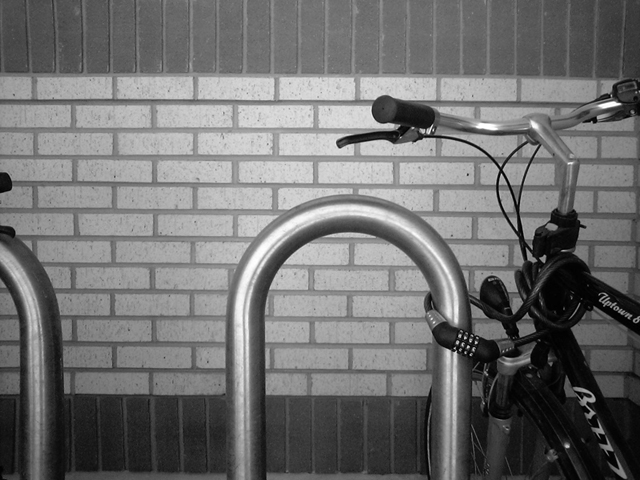
#> input picture images/edge_detection.jpg, 640 x 480 px, found by its file name
$ python robert_cross_gradient.py
#> lines starting #> are read from the running program, lines starting #| are printed output that depends on the picture
#> further down, img is the input picture: shape (480, 640); min 0, max 255, mean 112.2
import numpy as np
import matplotlib.pyplot as plt
import cv2 as cv

def convolve(gray, kernel):
    ksize = kernel.shape[0]
    padding = (ksize - 1) // 2
    padded = np.pad(gray, padding, mode='edge')
    out = np.zeros(gray.shape, dtype=np.float64)
    m,n = gray.shape
#> m = 480; n = 640
    for row in range(m):
        for col in range(n):
            sub = padded[row:row+ksize, col:col+ksize]
            out[row, col] = np.sum(sub * kernel)
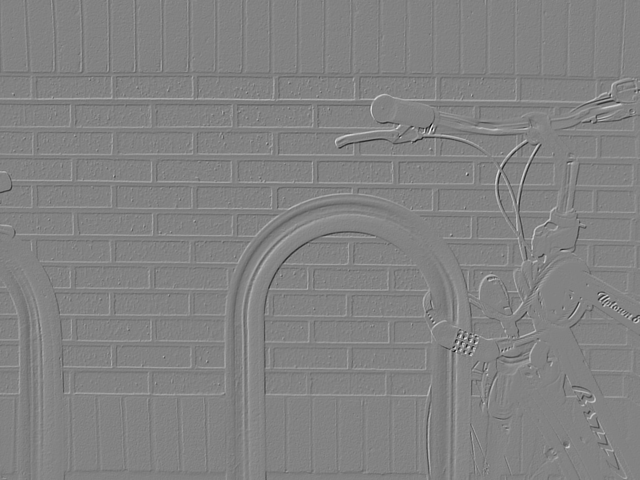
#> out: shape (480, 640) float64; min -225, max 214, mean 0.1; drawn with min black and max white
    return out

def robert_cross_filter(gray):
    g_x = np.array([
        [0, 0, 0],
        [0, 1, 0],
        [0, 0, -1],
    ])

    g_y = np.array([
        [0, 0, 0],
        [0, 0, 1],
        [0, -1, 0],
    ])

    g_x_convolved = convolve(gray, g_x)
    g_y_convolved = convolve(gray, g_y)
#> after the loop in convolve (call 2), `for row in range(m):`:
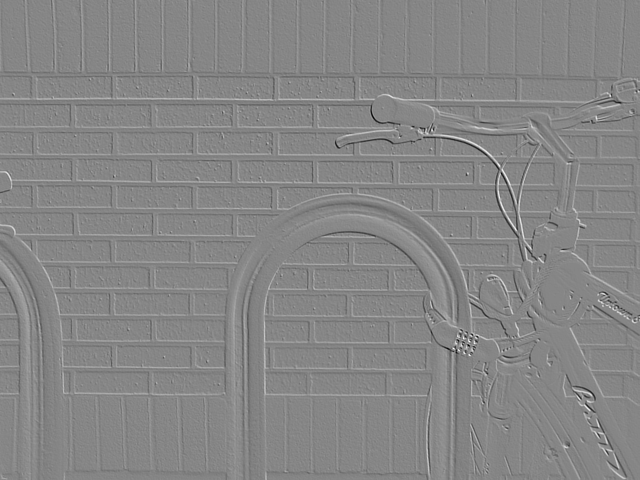
#> out: shape (480, 640) float64; min -202, max 182, mean 0; drawn with min black and max white

    g = g_x_convolved + g_y_convolved

    out = gray + g
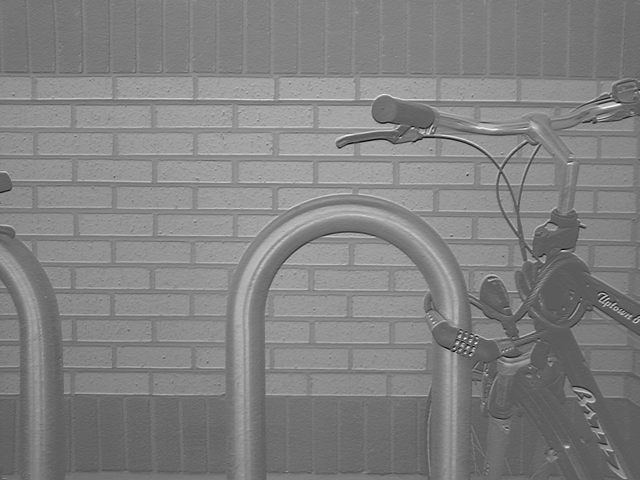
#> out: shape (480, 640) float64; min -259, max 470, mean 112.3; drawn with min black and max white
    return np.clip(out, 0, 255).astype(np.uint8)
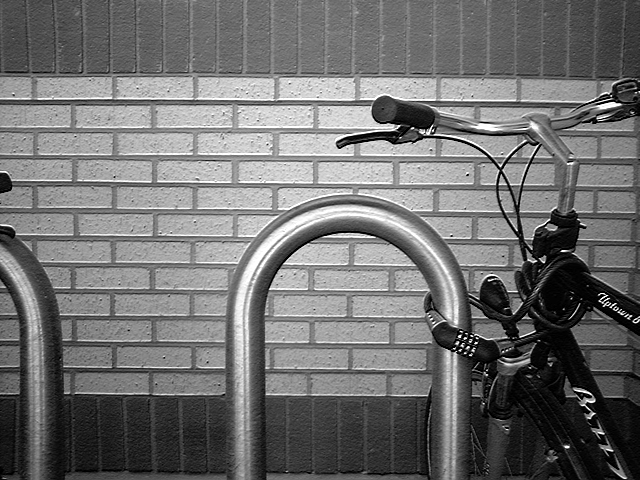
#> returned value: shape (480, 640); min 0, max 255, mean 112.6

def robert_cross_edge(gray):
    g_x = np.array([
        [0, 0, 0],
        [0, 1, 0],
        [0, 0, -1],
    ])

    g_y = np.array([
        [0, 0, 0],
        [0, 0, 1],
        [0, -1, 0],
    ])

    g_x_convolved = convolve(gray, g_x)
#> in convolve (call 3), `padded = np.pad(gray, padding, mode='edge')`:
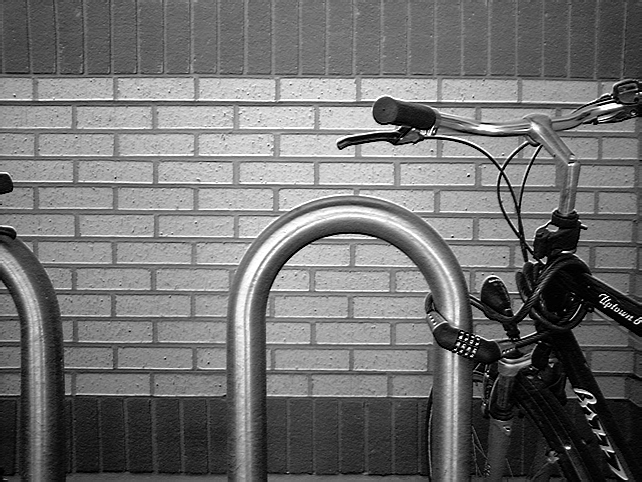
#> padded: shape (482, 642); min 0, max 255, mean 112.3
    g_y_convolved = convolve(gray, g_y)
#> after the loop in convolve (call 4), `for row in range(m):`:
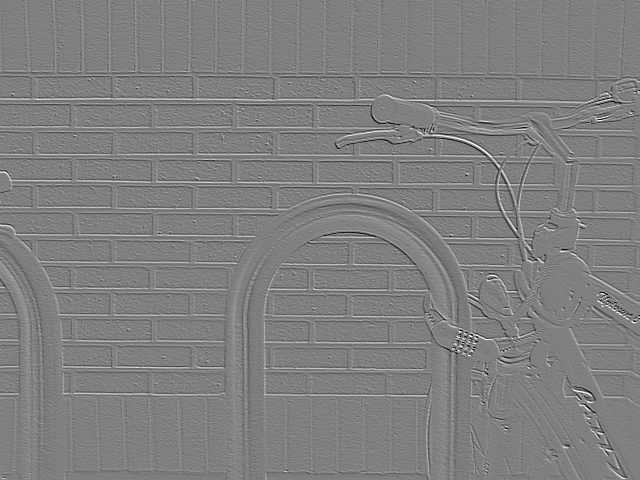
#> out: shape (480, 640) float64; min -255, max 255, mean 0; drawn with min black and max white

    g = g_x_convolved + g_y_convolved

    return np.clip(g, 0, 255).astype(np.uint8)
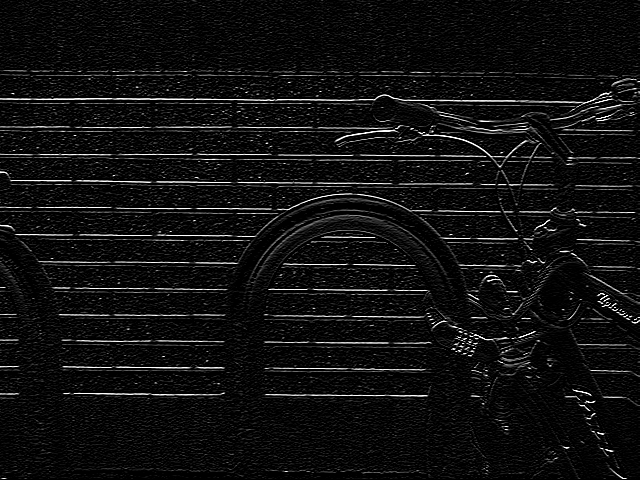
#> returned value: shape (480, 640); min 0, max 255, mean 16.2

file = 'E:\\Workspace\\LEARN\\NLU\\DIP\\images\\edge_detection.jpg'
img = cv.imread(file, 0)
rb_img = robert_cross_filter(img)
rb_edge = robert_cross_edge(rb_img)

cv.imshow('default', img)
cv.imshow('rb', rb_img)
cv.imshow('edge', rb_edge)

cv.waitKey(0)
cv.destroyAllWindows()
